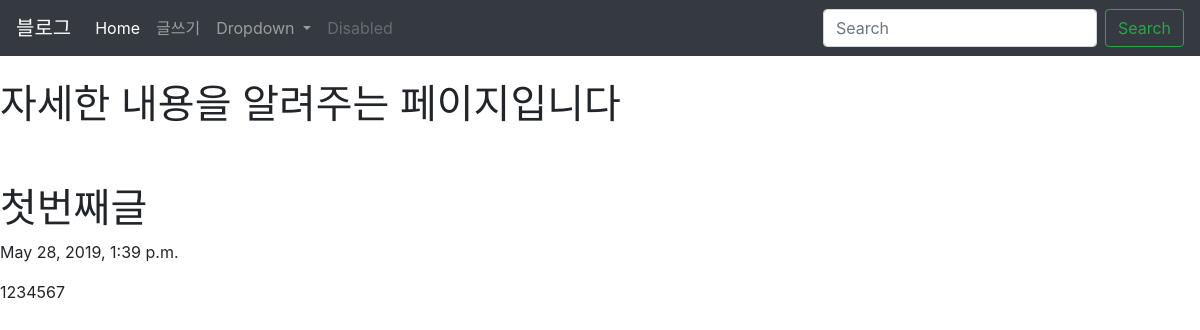
The page /blog/1 on the database its author committed.
### myblog/models.py (models this page shows, shortened)
class Blog(models.Model):
    title = models.CharField(max_length=200)
    pub_date = models.DateTimeField('date published')
    body = models.TextField()

### myblog/views.py (the view)
# urls.py: path('<int:blog_id>', views.detail, name="detail"),
def detail(request, blog_id):
    blog_detail = get_object_or_404(Blog, pk = blog_id)
    return render(request, 'detail.html', {'blog':blog_detail})

### myblog/templates/detail.html
{% extends 'base.html' %}
{% block contents %}
<body>
<br>
    <h1>자세한 내용을 알려주는 페이지입니다</h1>
    <br><br>
    <h1> {{blog.title}} </h1>
    <p> {{blog.pub_date}} </p>
    <p> {{blog.body}} </p>
</body>
{% endblock %}

### rows shown on the page
Blog: title "첫번째글", pub_date "May 28, 2019, 1:39 p.m.", body "1234567"
